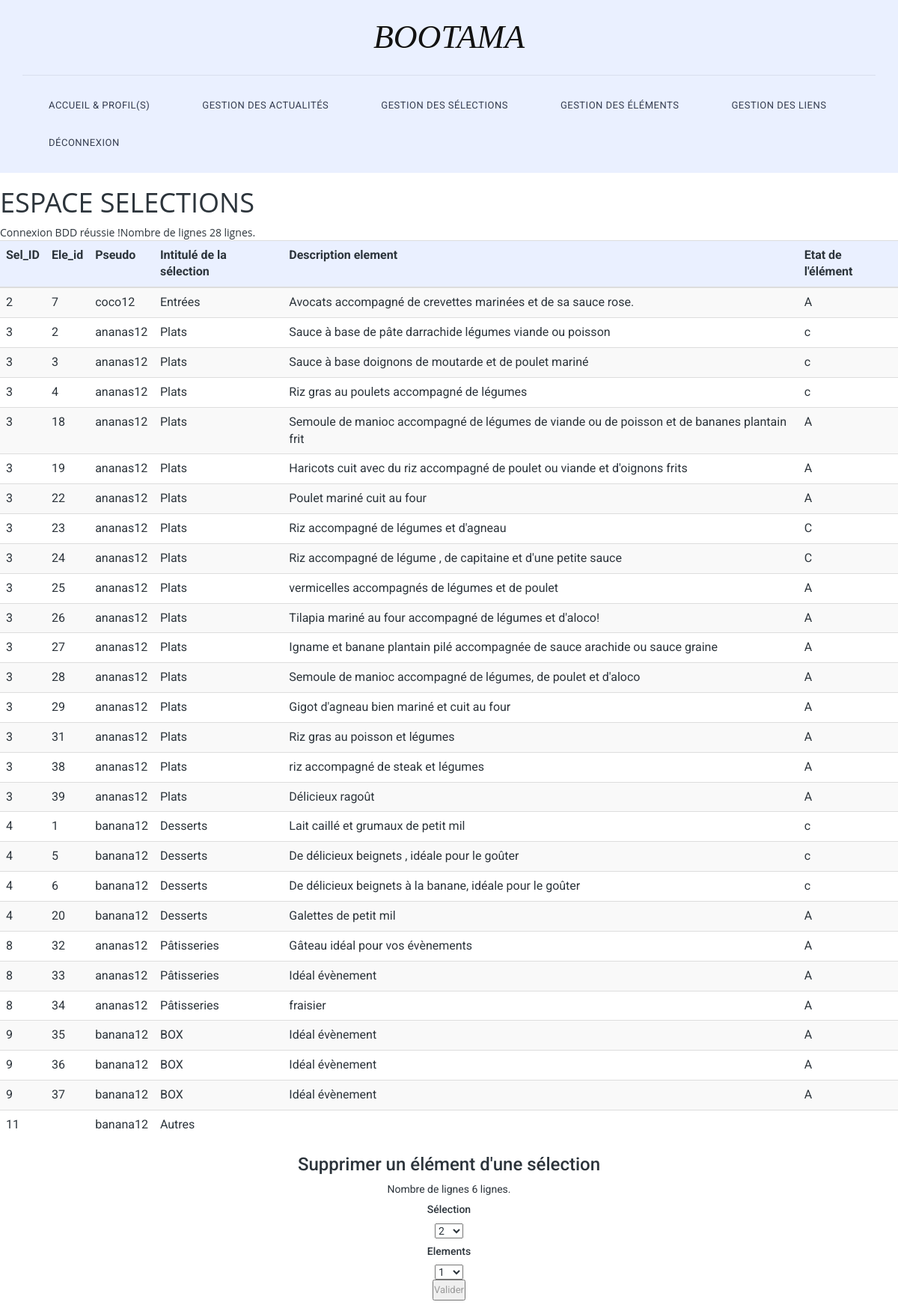
The page /v2/admin_selection.php (signed in) on the database its author committed.
### tables this page shows
CREATE TABLE `TA_SELECTION_SEL` (
  `SEL_ID` int(11) NOT NULL,
  `ELE_ID` int(11) NOT NULL
);

CREATE TABLE `t_selection_sel` (
  `SEL_ID` int(11) NOT NULL,
  `CPT_PSEUDO` varchar(60) NOT NULL,
  `SEL_INTITULE` varchar(60) NOT NULL,
  `SEL_TEXTE_INTRODUCTIF` varchar(200) NOT NULL,
  `SEL_DATE_AJOUT` timestamp NOT NULL DEFAULT current_timestamp() ON UPDATE current_timestamp()
);

CREATE TABLE `T_ELEMENT_ELE` (
  `ELE_ID` int(11) NOT NULL,
  `ELE_INTITULE` varchar(50) NOT NULL,
  `ELE_DESCRIPTIF` varchar(100) NOT NULL,
  `ELE_DATE_AJOUT` timestamp NOT NULL DEFAULT current_timestamp() ON UPDATE current_timestamp(),
  `ELE_IMAGE` varchar(100) NOT NULL,
  `ELE_ETAT` char(1) NOT NULL
);

### v2/admin_selection.php (the view, shortened to what this page needs)
  <html>
  <head>
<link rel="stylesheet" href="css/bootstrap.min.css">
<link rel="stylesheet" href="css/bootstrap-theme.min.css">
<link rel="stylesheet" href="css/fontAwesome.css">
<link rel="stylesheet" href="css/hero-slider.css">
<link rel="stylesheet" href="css/owl-carousel.css">
<link rel="stylesheet" href="css/templatemo-style.css">
</head>
<body>
  <div class="header">
    <div class="container">
      <a href="#" class="navbar-brand scroll-top">BOOTAMA</a>
      <nav class="navbar navbar-inverse" role="navigation">
        <div id="main-nav" class="collapse navbar-collapse">
          <ul class="nav navbar-nav">
            <li><a href="admin_accueil.php">Accueil
            & profil(s)</a></li>
            <li><a href="admin_actualite.php">Gestion des
            actualités</a></li>
            <li><a href="admin_selection.php">Gestion des sélections</a></li>
            <li><a href="admin_element.php">Gestion des éléments</a></li>
            <li><a href="admin_lien.php">Gestion des liens</a></li>
            <li><a href="deco.php">Déconnexion</a></li>
          </ul>
        </div>
      </nav>
    </div>
  </div>
  <h1>ESPACE SELECTIONS</h1>
  <?php
  $mysqli = new mysqli('localhost','zkonateas','xgsvsn4u','zfl2-zkonateas');
 echo ("Connexion BDD réussie !");
$profil = "SELECT CPT_PSEUDO, sel_intitule, ele_id, ele_descriptif
FROM t_selection_sel
LEFT OUTER JOIN TA_SELECTION_SEL USING (sel_id)
LEFT OUTER JOIN T_ELEMENT_ELE USING (ele_id);
";
$resultp = $mysqli->query($profil);
$row_cnt = $resultp->num_rows;
printf("Nombre de lignes %d lignes.\n", $row_cnt);
$sql ="SELECT SEL_ID,ele_id,CPT_PSEUDO, sel_intitule, ELE_ETAT, ele_descriptif
FROM t_selection_sel
LEFT OUTER JOIN TA_SELECTION_SEL USING (sel_id)
LEFT OUTER JOIN T_ELEMENT_ELE USING (ele_id)
order by SEL_ID;
";
$result = $mysqli->query($sql);
if ($result->num_rows > 0) {
  ?>
  <table class="table table-striped">
    <tr align="center" style="background-color: #eaf0ff">
      <th>Sel_ID</th>
      <th>Ele_id</th>
      <th>Pseudo</th>
      <th>Intitulé de la sélection</th>
      <th>Description element</th>
      <th>Etat de l'élément</th>
    </tr>
    <tbody>
     <?php while($row = $result->fetch_assoc()) { ?>
      <tr>
        <td><?php echo $row['SEL_ID'];  ?></td>
        <td><?php echo $row['ele_id'];  ?></td>
        <td><?php echo $row['CPT_PSEUDO'];  ?></td>
        <td><?php echo $row['sel_intitule'];  ?></td>
        <td><?php echo $row['ele_descriptif'];  ?></td>
        <td><?php echo $row['ELE_ETAT'];  ?></td>
      </tr>
      <?php
    }
  }
  ?>
</tbody>
</table>
<center>
  <h3>Supprimer un élément d'une sélection</h3>
  <?php
  $profil = "SELECT *
  FROM t_selection_sel
  ";
  $resultp = $mysqli->query($profil);
  $row_cnt = $resultp->num_rows;
  printf("Nombre de lignes %d lignes.\n", $row_cnt);
  $sql ="SELECT *
  FROM T_ELEMENT_ELE";
  $result = $mysqli->query($sql);
  if ($result->num_rows > 0 and $resultp->num_rows > 0) {
    ?>
    <form action="admin_selection_action.php" method="post">
      <h5>Sélection</h5>
      <select name="sel">
        <?php while($row2 = $resultp->fetch_assoc()) { ?>
         <option value="<?php echo($row2['SEL_ID']) ?> "><?php echo $row2['SEL_ID'];  ?></option>
         <?php
       }
       ?>
     </select>
     <?php
   }
   ?>
   <h5>Elements</h5>
   <select name="ele">
    <?php while($row = $result->fetch_assoc() ) { ?>
     <option value="<?php echo($row['ELE_ID']) ?> "><?php echo $row['ELE_ID'];  ?></option>
     <?php
   }
   ?>
 </select>
 <p><input type="submit" value="Valider"></p>
</form>
</center>
</body>
</html>

### v2/css/hero-slider.css (style rules this page uses)
*, *::after, *::before { -webkit-box-sizing: border-box; -moz-box-sizing: border-box; box-sizing: border-box; }
html { font-size: 62.5%; }
body { font-family: "Open Sans", sans-serif; color: #2c343b; background-color: #f2f2f2; }
a { color: #d44457; text-decoration: none; }

### v2/css/templatemo-style.css (style rules this page uses)
* { margin: 0; padding: 0; font-family: 'Roboto', arial, sans-serif; }
body { overflow-x: hidden; background-color: #fff; }
ul { list-style: none; margin: 0px; }
p { color: #9a9a9a; font-size: 13px; line-height: 24px; }
.header { width: 100%; padding: 0; z-index: 10000; transition: all 0.2s ease-in-out; background-color: #eaf0ff; text-align: center; }
.navbar-inverse .navbar-brand, .navbar-inverse .navbar-nav>li>a { text-shadow: none; }
.navbar-brand { font-family: 'Spectral', serif; font-size: 44px; color: #121212; font-style: italic; text-align: center; width: 100%; border-bottom: 1px solid #d8deed; position: relative; padding: 40px 0px; height: auto!important; }
#main-nav { padding: 15px 0px; float: right; position:relative; left:-50%; text-align: left; }
.nav { list-style:none; position:relative; left:50%; }
.navbar-nav li { margin: 0px 20px; }
.navbar-nav li a { font-family: 'Roboto', sans-serif; font-size: 13px; text-transform: uppercase; color: #363e50!important; letter-spacing: 0.5px; }
.navbar-inverse { background-image: none; background-color: transparent; }
.header .navbar { margin: 0; border: none; }

### rows shown on the page
ta_selection_sel: SEL_ID.SEL_ID "2", ELE_ID "7", SEL_ID.CPT_PSEUDO "coco12", SEL_ID.SEL_INTITULE "Entrées", ELE_ID.ELE_DESCRIPTIF "Avocats accompagné de crevettes marinées et de sa sauce rose.", ELE_ID.ELE_ETAT "A"
ta_selection_sel: SEL_ID.SEL_ID "3", ELE_ID "2", SEL_ID.CPT_PSEUDO "ananas12", SEL_ID.SEL_INTITULE "Plats", ELE_ID.ELE_DESCRIPTIF "Sauce à base de pâte darrachide légumes viande ou poisson", ELE_ID.ELE_ETAT "c"
ta_selection_sel: SEL_ID.SEL_ID "3", ELE_ID "3", SEL_ID.CPT_PSEUDO "ananas12", SEL_ID.SEL_INTITULE "Plats", ELE_ID.ELE_DESCRIPTIF "Sauce à base doignons de moutarde et de poulet mariné", ELE_ID.ELE_ETAT "c"
ta_selection_sel: SEL_ID.SEL_ID "3", ELE_ID "4", SEL_ID.CPT_PSEUDO "ananas12", SEL_ID.SEL_INTITULE "Plats", ELE_ID.ELE_DESCRIPTIF "Riz gras au poulets accompagné de légumes", ELE_ID.ELE_ETAT "c"
ta_selection_sel: SEL_ID.SEL_ID "3", ELE_ID "18", SEL_ID.CPT_PSEUDO "ananas12", SEL_ID.SEL_INTITULE "Plats", ELE_ID.ELE_DESCRIPTIF "Semoule de manioc accompagné de légumes de viande ou de poisson et de bananes plantain frit", ELE_ID.ELE_ETAT "A"
ta_selection_sel: SEL_ID.SEL_ID "3", ELE_ID "19", SEL_ID.CPT_PSEUDO "ananas12", SEL_ID.SEL_INTITULE "Plats", ELE_ID.ELE_DESCRIPTIF "Haricots cuit avec du riz accompagné de poulet ou viande et d'oignons frits", ELE_ID.ELE_ETAT "A"
ta_selection_sel: SEL_ID.SEL_ID "3", ELE_ID "22", SEL_ID.CPT_PSEUDO "ananas12", SEL_ID.SEL_INTITULE "Plats", ELE_ID.ELE_DESCRIPTIF "Poulet mariné cuit au four", ELE_ID.ELE_ETAT "A"
ta_selection_sel: SEL_ID.SEL_ID "3", ELE_ID "23", SEL_ID.CPT_PSEUDO "ananas12", SEL_ID.SEL_INTITULE "Plats", ELE_ID.ELE_DESCRIPTIF "Riz accompagné de légumes et d'agneau", ELE_ID.ELE_ETAT "C"
ta_selection_sel: SEL_ID.SEL_ID "3", ELE_ID "24", SEL_ID.CPT_PSEUDO "ananas12", SEL_ID.SEL_INTITULE "Plats", ELE_ID.ELE_DESCRIPTIF "Riz accompagné de légume , de capitaine et d'une petite sauce", ELE_ID.ELE_ETAT "C"
ta_selection_sel: SEL_ID.SEL_ID "3", ELE_ID "25", SEL_ID.CPT_PSEUDO "ananas12", SEL_ID.SEL_INTITULE "Plats", ELE_ID.ELE_DESCRIPTIF "vermicelles accompagnés de légumes et de poulet", ELE_ID.ELE_ETAT "A"
ta_selection_sel: SEL_ID.SEL_ID "3", ELE_ID "26", SEL_ID.CPT_PSEUDO "ananas12", SEL_ID.SEL_INTITULE "Plats", ELE_ID.ELE_DESCRIPTIF "Tilapia mariné au four accompagné de légumes et d'aloco!", ELE_ID.ELE_ETAT "A"
ta_selection_sel: SEL_ID.SEL_ID "3", ELE_ID "27", SEL_ID.CPT_PSEUDO "ananas12", SEL_ID.SEL_INTITULE "Plats", ELE_ID.ELE_DESCRIPTIF "Igname et banane plantain pilé accompagnée de sauce arachide ou sauce graine", ELE_ID.ELE_ETAT "A"
ta_selection_sel: SEL_ID.SEL_ID "3", ELE_ID "28", SEL_ID.CPT_PSEUDO "ananas12", SEL_ID.SEL_INTITULE "Plats", ELE_ID.ELE_DESCRIPTIF "Semoule de manioc accompagné de légumes, de poulet et d'aloco", ELE_ID.ELE_ETAT "A"
ta_selection_sel: SEL_ID.SEL_ID "3", ELE_ID "29", SEL_ID.CPT_PSEUDO "ananas12", SEL_ID.SEL_INTITULE "Plats", ELE_ID.ELE_DESCRIPTIF "Gigot d'agneau bien mariné et cuit au four", ELE_ID.ELE_ETAT "A"
ta_selection_sel: SEL_ID.SEL_ID "3", ELE_ID "31", SEL_ID.CPT_PSEUDO "ananas12", SEL_ID.SEL_INTITULE "Plats", ELE_ID.ELE_DESCRIPTIF "Riz gras au poisson et légumes", ELE_ID.ELE_ETAT "A"
ta_selection_sel: SEL_ID.SEL_ID "3", ELE_ID "38", SEL_ID.CPT_PSEUDO "ananas12", SEL_ID.SEL_INTITULE "Plats", ELE_ID.ELE_DESCRIPTIF "riz accompagné de steak et légumes", ELE_ID.ELE_ETAT "A"
ta_selection_sel: SEL_ID.SEL_ID "3", ELE_ID "39", SEL_ID.CPT_PSEUDO "ananas12", SEL_ID.SEL_INTITULE "Plats", ELE_ID.ELE_DESCRIPTIF "Délicieux ragoût", ELE_ID.ELE_ETAT "A"
ta_selection_sel: SEL_ID.SEL_ID "4", ELE_ID "1", SEL_ID.CPT_PSEUDO "banana12", SEL_ID.SEL_INTITULE "Desserts", ELE_ID.ELE_DESCRIPTIF "Lait caillé et grumaux de petit mil", ELE_ID.ELE_ETAT "c"
ta_selection_sel: SEL_ID.SEL_ID "4", ELE_ID "5", SEL_ID.CPT_PSEUDO "banana12", SEL_ID.SEL_INTITULE "Desserts", ELE_ID.ELE_DESCRIPTIF "De délicieux beignets , idéale pour le goûter", ELE_ID.ELE_ETAT "c"
ta_selection_sel: SEL_ID.SEL_ID "4", ELE_ID "6", SEL_ID.CPT_PSEUDO "banana12", SEL_ID.SEL_INTITULE "Desserts", ELE_ID.ELE_DESCRIPTIF "De délicieux beignets à la banane, idéale pour le goûter", ELE_ID.ELE_ETAT "c"
ta_selection_sel: SEL_ID.SEL_ID "4", ELE_ID "20", SEL_ID.CPT_PSEUDO "banana12", SEL_ID.SEL_INTITULE "Desserts", ELE_ID.ELE_DESCRIPTIF "Galettes de petit mil", ELE_ID.ELE_ETAT "A"
ta_selection_sel: SEL_ID.SEL_ID "8", ELE_ID "32", SEL_ID.CPT_PSEUDO "ananas12", SEL_ID.SEL_INTITULE "Pâtisseries", ELE_ID.ELE_DESCRIPTIF "Gâteau idéal pour vos évènements", ELE_ID.ELE_ETAT "A"
ta_selection_sel: SEL_ID.SEL_ID "8", ELE_ID "33", SEL_ID.CPT_PSEUDO "ananas12", SEL_ID.SEL_INTITULE "Pâtisseries", ELE_ID.ELE_DESCRIPTIF "Idéal évènement", ELE_ID.ELE_ETAT "A"
ta_selection_sel: SEL_ID.SEL_ID "8", ELE_ID "34", SEL_ID.CPT_PSEUDO "ananas12", SEL_ID.SEL_INTITULE "Pâtisseries", ELE_ID.ELE_DESCRIPTIF "fraisier", ELE_ID.ELE_ETAT "A"
ta_selection_sel: SEL_ID.SEL_ID "9", ELE_ID "35", SEL_ID.CPT_PSEUDO "banana12", SEL_ID.SEL_INTITULE "BOX", ELE_ID.ELE_DESCRIPTIF "Idéal évènement", ELE_ID.ELE_ETAT "A"
ta_selection_sel: SEL_ID.SEL_ID "9", ELE_ID "36", SEL_ID.CPT_PSEUDO "banana12", SEL_ID.SEL_INTITULE "BOX", ELE_ID.ELE_DESCRIPTIF "Idéal évènement", ELE_ID.ELE_ETAT "A"
ta_selection_sel: SEL_ID.SEL_ID "9", ELE_ID "37", SEL_ID.CPT_PSEUDO "banana12", SEL_ID.SEL_INTITULE "BOX", ELE_ID.ELE_DESCRIPTIF "Idéal évènement", ELE_ID.ELE_ETAT "A"
t_selection_sel: SEL_ID "11", CPT_PSEUDO "banana12", SEL_INTITULE "Autres"

### other values the page prints
$row_cnt "28"
$row_cnt "6"
form field sel "2"
form field ele "1"
